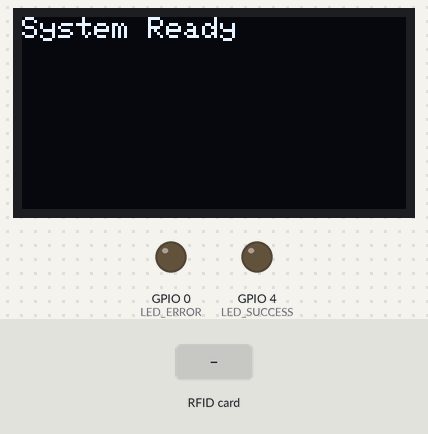
A sketch run on a simulated ESP32. Parts: 128×64 one-colour display, output pins drawn as LEDs (lit = HIGH). The test bench sets the inputs (shaded band). WiFi joins after 1.5 s; servers stay silent unless stated; I2S audio is not simulated (input reads silence); uploads are accepted with an empty reply; random numbers use the default seed unless the sketch sets one; the camera gives no picture; what the sketch prints to the serial monitor is not drawn.

Above: at 3.2 s.
3.3 s: RFID card 5E 7A 19 C4 held to the reader
At 4.8 s:
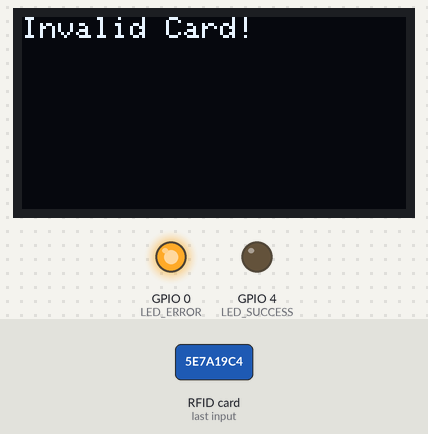
At 6.1 s:
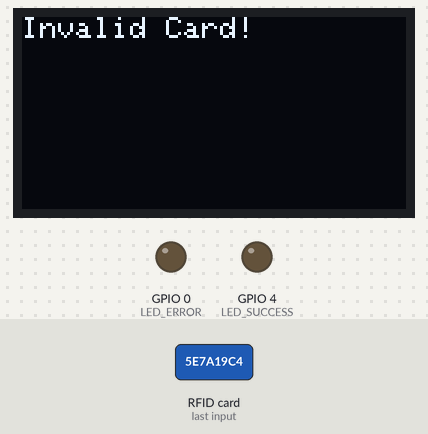
6.3 s: RFID card AB CD 12 34 held to the reader
At 6.8 s:
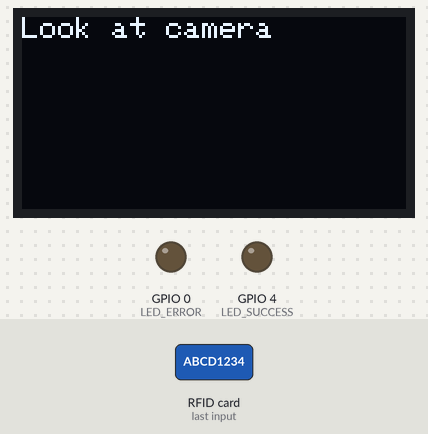
Timing chart, 0 to 13.9 s (numbered marks = the images above; inputs shaded):
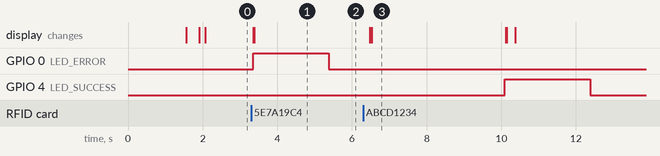

Measured:
- after the input at 3.3 s, GPIO 0 (LED_ERROR): LOW → HIGH after 0.05 s, → LOW 2.0 s later; the display: first changes after 0.05 s (image 1 shows a later state)
- after the input at 6.3 s, GPIO 4 (LED_SUCCESS): LOW → HIGH after 3.8 s, → LOW 2.3 s later; the display: first changes after 0.18 s (image 3 shows a later state)

The sketch:

base_draft.ino
```cpp
/**
 * ESP32-CAM Based Attendance System
 * Features:
 * - RFID Authentication using MFRC522
 * - Facial Recognition verification
 * - Google Sheets integration for attendance tracking
 * - Voice command interface using I2S Microphone
 * - OLED Display for user interface
 */

#include <Arduino.h>
#include <WiFi.h>
#include <Wire.h>
#include <SPI.h>
#include "esp_camera.h"
#include <MFRC522.h>
#include <Adafruit_GFX.h>
#include <Adafruit_SSD1306.h>
#include <driver/i2s.h>
#include <HTTPClient.h>
#include "soc/soc.h"
#include "soc/rtc_cntl_reg.h"

// WiFi Credentials
const char* ssid = "YOUR_WIFI_SSID";
const char* password = "YOUR_WIFI_PASSWORD";

// Google Script ID for Google Sheets integration
const char* googleScriptId = "YOUR_GOOGLE_SCRIPT_ID";

// Pin Definitions
#define I2S_WS_PIN 15  // I2S word select pin
#define I2S_SD_PIN 13  // I2S serial data pin
#define I2S_SCK_PIN 2  // I2S serial clock pin
#define SDA_PIN 14     // I2C data pin for OLED
#define SCL_PIN 12     // I2C clock pin for OLED
#define RFID_SS_PIN 33 // SPI Slave Select for RFID
#define RFID_RST_PIN 32 // Reset pin for RFID
#define LED_SUCCESS 4   // Success indicator LED
#define LED_ERROR 0     // Error indicator LED

// OLED Display
#define SCREEN_WIDTH 128
#define SCREEN_HEIGHT 64
Adafruit_SSD1306 display(SCREEN_WIDTH, SCREEN_HEIGHT, &Wire, -1);

// RFID
MFRC522 rfid(RFID_SS_PIN, RFID_RST_PIN);

// I2S Configuration
#define I2S_PORT I2S_NUM_0
#define I2S_SAMPLE_RATE 16000  // 16kHz sample rate
#define I2S_BUFFER_SIZE 512    // Buffer size

// Camera Configuration
camera_config_t camera_config;

// Function Declarations
void setupCamera();
void setupRFID();
void setupOLED();
void setupI2S();
void setupWiFi();
bool authenticateRFID(String &userId);
bool verifyFace(String userId);
void recordAttendance(String userId);
void processVoiceCommand();
void displayMessage(String message, bool clearDisplay = true);
void captureImage();
void sendToGoogleSheets(String userId, bool verified);

void setup() {
  WRITE_PERI_REG(RTC_CNTL_BROWN_OUT_REG, 0); // Disable brownout detector

  Serial.begin(115200);
  Serial.println("ESP32-CAM Attendance System");

  // Initialize LED indicators
  pinMode(LED_SUCCESS, OUTPUT);
  pinMode(LED_ERROR, OUTPUT);
  digitalWrite(LED_SUCCESS, LOW);
  digitalWrite(LED_ERROR, LOW);

  // Initialize all components
  setupWiFi();
  setupCamera();
  setupRFID();
  setupOLED();
  setupI2S();

  displayMessage("System Ready");
  Serial.println("System Ready");
}

void loop() {
  // Check if an RFID card is present
  if (rfid.PICC_IsNewCardPresent() && rfid.PICC_ReadCardSerial()) {
    String userId = "";

    // Convert RFID UID to string
    for (byte i = 0; i < rfid.uid.size; i++) {
      userId += (rfid.uid.uidByte[i] < 0x10 ? "0" : "");
      userId += String(rfid.uid.uidByte[i], HEX);
    }
    userId.toUpperCase();

    Serial.println("RFID Detected: " + userId);
    displayMessage("Card detected\nVerifying...");

    // Authenticate user with RFID
    if (authenticateRFID(userId)) {
      displayMessage("RFID Valid\nChecking face...");

      // Capture image and verify face
      if (verifyFace(userId)) {
        digitalWrite(LED_SUCCESS, HIGH);
        displayMessage("Access Granted\nWelcome, User");
        recordAttendance(userId);
        delay(2000);
        digitalWrite(LED_SUCCESS, LOW);
      } else {
        digitalWrite(LED_ERROR, HIGH);
        displayMessage("Face Verification\nFailed!");
        delay(2000);
        digitalWrite(LED_ERROR, LOW);
      }
    } else {
      digitalWrite(LED_ERROR, HIGH);
      displayMessage("Invalid Card!");
      delay(2000);
      digitalWrite(LED_ERROR, LOW);
    }

    // Halt PICC and stop encryption
    rfid.PICC_HaltA();
    rfid.PCD_StopCrypto1();
  }

  // Process voice commands if available
  processVoiceCommand();

  delay(100); // Small delay to prevent CPU hogging
}

void setupWiFi() {
  Serial.println("Connecting to WiFi...");
  displayMessage("Connecting to\nWiFi...");

  WiFi.begin(ssid, password);
  int attempts = 0;

  while (WiFi.status() != WL_CONNECTED && attempts < 20) {
    delay(500);
    Serial.print(".");
    attempts++;
  }

  if (WiFi.status() == WL_CONNECTED) {
    Serial.println("\nWiFi connected");
    Serial.println("IP address: " + WiFi.localIP().toString());
    displayMessage("WiFi Connected\nIP: " + WiFi.localIP().toString());
  } else {
    Serial.println("\nWiFi connection failed");
    displayMessage("WiFi Failed!\nOperating offline");
  }
}

void setupCamera() {
  Serial.println("Initializing Camera...");
  displayMessage("Initializing\nCamera...");

  // Configure camera pins for ESP32-CAM
  camera_config.ledc_channel = LEDC_CHANNEL_0;
  camera_config.ledc_timer = LEDC_TIMER_0;
  camera_config.pin_d0 = 5;
  camera_config.pin_d1 = 18;
  camera_config.pin_d2 = 19;
  camera_config.pin_d3 = 21;
  camera_config.pin_d4 = 36;
  camera_config.pin_d5 = 39;
  camera_config.pin_d6 = 34;
  camera_config.pin_d7 = 35;
  camera_config.pin_xclk = 0;
  camera_config.pin_pclk = 22;
  camera_config.pin_vsync = 25;
  camera_config.pin_href = 23;
  camera_config.pin_sscb_sda = 26;
  camera_config.pin_sscb_scl = 27;
  camera_config.pin_pwdn = 32;
  camera_config.pin_reset = -1;
  camera_config.xclk_freq_hz = 20000000;
  camera_config.pixel_format = PIXFORMAT_JPEG;

  // Configure camera quality
  camera_config.frame_size = FRAMESIZE_VGA; // 640x480 resolution
  camera_config.jpeg_quality = 10;          // Lower number means higher quality
  camera_config.fb_count = 2;

  // Initialize camera
  esp_err_t err = esp_camera_init(&camera_config);
  if (err != ESP_OK) {
    Serial.printf("Camera init failed with error 0x%x", err);
    displayMessage("Camera Init\nFailed!");
  } else {
    Serial.println("Camera initialized successfully");
  }
}

void setupRFID() {
  Serial.println("Initializing RFID Reader...");
  displayMessage("Initializing\nRFID Reader...");

  SPI.begin();      // Initialize SPI bus
  rfid.PCD_Init();  // Initialize MFRC522

  Serial.print("RFID Reader firmware version: ");
  Serial.println(rfid.PCD_GetVersion(), HEX);
}

void setupOLED() {
  Serial.println("Initializing OLED Display...");

  Wire.begin(SDA_PIN, SCL_PIN);

  // Initialize OLED
  if (!display.begin(SSD1306_SWITCHCAPVCC, 0x3C)) {
    Serial.println("SSD1306 allocation failed");
  } else {
    display.clearDisplay();
    display.setTextSize(1);
    display.setTextColor(SSD1306_WHITE);
    display.setCursor(0, 0);
    display.println("Starting...");
    display.display();
  }
}

void setupI2S() {
  Serial.println("Initializing I2S Microphone...");
  displayMessage("Initializing\nMicrophone...");

  i2s_config_t i2s_config = {
    .mode = (i2s_mode_t)(I2S_MODE_MASTER | I2S_MODE_RX),
    .sample_rate = I2S_SAMPLE_RATE,
    .bits_per_sample = I2S_BITS_PER_SAMPLE_32BIT,
    .channel_format = I2S_CHANNEL_FMT_ONLY_LEFT,
    .communication_format = I2S_COMM_FORMAT_STAND_I2S,
    .intr_alloc_flags = ESP_INTR_FLAG_LEVEL1,
    .dma_buf_count = 4,
    .dma_buf_len = I2S_BUFFER_SIZE,
    .use_apll = false,
    .tx_desc_auto_clear = false,
    .fixed_mclk = 0
  };

  // I2S pin configuration
  i2s_pin_config_t pin_config = {
    .bck_io_num = I2S_SCK_PIN,
    .ws_io_num = I2S_WS_PIN,
    .data_out_num = I2S_PIN_NO_CHANGE,
    .data_in_num = I2S_SD_PIN
  };

  // Initialize I2S driver
  esp_err_t result = i2s_driver_install(I2S_PORT, &i2s_config, 0, NULL);
  if (result != ESP_OK) {
    Serial.printf("Error initializing I2S driver: %d\n", result);
    displayMessage("Mic Init Failed");
  } else {
    // Set I2S pins
    result = i2s_set_pin(I2S_PORT, &pin_config);
    if (result != ESP_OK) {
      Serial.printf("Error setting I2S pins: %d\n", result);
    }
  }
}

bool authenticateRFID(String &userId) {
  // In a real application, you would check the RFID against a database
  // For this demo, we'll accept certain cards (you would replace this with your logic)

  Serial.println("Authenticating RFID: " + userId);

  // Example of checking against hardcoded authorized IDs
  // Replace with your own authentication logic
  if (userId == "ABCD1234" || userId == "EFGH5678") {
    Serial.println("RFID authenticated successfully");
    return true;
  }

  Serial.println("RFID authentication failed");
  return false;
}

bool verifyFace(String userId) {
  // 1. Capture an image
  Serial.println("Capturing image for facial verification...");
  displayMessage("Look at camera");

  // Allow time for person to position in front of camera
  delay(1500);

  // Get camera frame buffer
  camera_fb_t * fb = esp_camera_fb_get();
  if (!fb) {
    Serial.println("Camera capture failed");
    return false;
  }

  // In a real application, you would:
  // 1. Process the image for facial recognition
  // 2. Compare against stored templates for the userId
  // 3. Return true if face matches, false otherwise

  // For this demo, we'll just simulate facial recognition with a delay
  Serial.println("Processing facial recognition...");
  delay(2000);  // Simulate processing time

  // Release frame buffer
  esp_camera_fb_return(fb);

  // For demo purposes, we'll randomly succeed/fail
  // Replace with actual facial recognition logic
  bool recognized = (random(10) > 3);  // 70% success rate for demo

  Serial.println(recognized ? "Face verified successfully" : "Face verification failed");
  return recognized;
}

void recordAttendance(String userId) {
  if (WiFi.status() != WL_CONNECTED) {
    Serial.println("Can't record attendance - WiFi not connected");
    displayMessage("Offline mode\nData not sent");
    return;
  }

  Serial.println("Recording attendance for user: " + userId);
  displayMessage("Recording\nAttendance...");

  // Send data to Google Sheets
  sendToGoogleSheets(userId, true);
}

void processVoiceCommand() {
  // This is a simplified placeholder. In a real implementation, you would:
  // 1. Read audio data from I2S microphone
  // 2. Process it for wake word detection
  // 3. If wake word detected, capture voice command
  // 4. Process command with speech-to-text
  // 5. Execute relevant action

  // Example reading from I2S microphone (basic demonstration)
  int32_t samples[I2S_BUFFER_SIZE];
  size_t bytes_read;

  esp_err_t result = i2s_read(I2S_PORT, samples, sizeof(samples), &bytes_read, 0);

  if (result == ESP_OK && bytes_read > 0) {
    // Compute simple audio energy for demo
    int32_t sum = 0;
    for (int i = 0; i < bytes_read / sizeof(int32_t); i++) {
      sum += abs(samples[i]);
    }

    int32_t average = sum / (bytes_read / sizeof(int32_t));

    // Very basic threshold detection for demo
    // In a real app, you would implement proper wake word detection and speech processing
    if (average > 50000) {  // Arbitrary threshold, would need tuning
      Serial.println("Audio threshold exceeded, potential voice command");
      // Here you would process the audio command
      // For demo, we'll just show a message
      displayMessage("Voice detected\nProcessing...");
      delay(1000);
      displayMessage("Command not\nunderstood", true);
      delay(1000);
    }
  }
}

void displayMessage(String message, bool clearDisplay) {
  if (clearDisplay) {
    display.clearDisplay();
  }
  display.setCursor(0, 0);
  display.println(message);
  display.display();
}

void sendToGoogleSheets(String userId, bool verified) {
  HTTPClient http;
  String url = "https://script.google.com/macros/s/" + String(googleScriptId) + "/exec";

  // Add parameters
  url += "?userId=" + userId;
  url += "&verified=" + String(verified ? "true" : "false");
  url += "&timestamp=" + String(millis());  // In real app, use proper timestamp

  Serial.println("Sending data to Google Sheets: " + url);

  http.begin(url);
  http.setFollowRedirects(HTTPC_STRICT_FOLLOW_REDIRECTS);

  // Send HTTP GET request
  int httpCode = http.GET();

  if (httpCode > 0) {
    String payload = http.getString();
    Serial.println("HTTP response: " + String(httpCode));
    Serial.println("Response: " + payload);

    if (httpCode == HTTP_CODE_OK) {
      displayMessage("Attendance\nRecorded!");
    } else {
      displayMessage("Recording Error\nHTTP: " + String(httpCode));
    }
  } else {
    Serial.println("HTTP request failed: " + http.errorToString(httpCode));
    displayMessage("Server Error\nCheck connection");
  }

  http.end();
}

// Utility function to capture and save an image (not used in main flow but useful for debugging)
void captureImage() {
  camera_fb_t * fb = esp_camera_fb_get();

  if (!fb) {
    Serial.println("Camera capture failed");
    return;
  }

  Serial.println("Camera capture success:");
  Serial.println("Size: " + String(fb->len) + " bytes");
  Serial.println("Width: " + String(fb->width) + ", Height: " + String(fb->height));

  // Here you would save or process the image
  // For example, send it over WiFi or save to SD card

  // Release frame buffer
  esp_camera_fb_return(fb);
}
```
